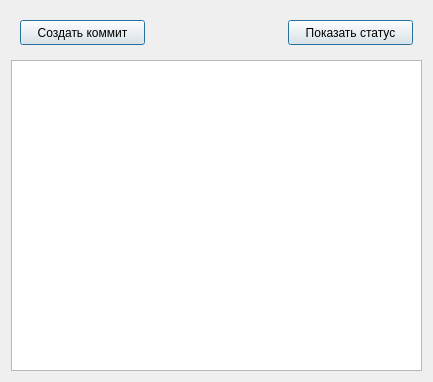
      <widget class="QWidget" name="tab_status">
       <property name="sizePolicy">
        <sizepolicy hsizetype="Fixed" vsizetype="Fixed">
         <horstretch>0</horstretch>
         <verstretch>0</verstretch>
        </sizepolicy>
       </property>
       <attribute name="title">
        <string>Статус</string>
       </attribute>
       <layout class="QGridLayout" name="gridLayout_4">
        <item row="0" column="0">
         <widget class="QWidget" name="widget_buttonsStatus" native="true">
          <layout class="QGridLayout" name="gridLayout_3">
           <item row="0" column="0">
            <widget class="QPushButton" name="button_createCommit">
             <property name="sizePolicy">
              <sizepolicy hsizetype="Fixed" vsizetype="Fixed">
               <horstretch>0</horstretch>
               <verstretch>0</verstretch>
              </sizepolicy>
             </property>
             <property name="minimumSize">
              <size>
               <width>125</width>
               <height>25</height>
              </size>
             </property>
             <property name="maximumSize">
              <size>
               <width>125</width>
               <height>25</height>
              </size>
             </property>
             <property name="text">
              <string>Создать коммит</string>
             </property>
             <property name="default">
              <bool>true</bool>
             </property>
            </widget>
           </item>
           <item row="0" column="1">
            <spacer name="horizontalSpacer02">
             <property name="orientation">
              <enum>Qt::Horizontal</enum>
             </property>
             <property name="sizeHint" stdset="0">
              <size>
               <width>40</width>
               <height>20</height>
              </size>
             </property>
            </spacer>
           </item>
           <item row="0" column="2">
            <widget class="QPushButton" name="button_status">
             <property name="sizePolicy">
              <sizepolicy hsizetype="Fixed" vsizetype="Fixed">
               <horstretch>0</horstretch>
               <verstretch>0</verstretch>
              </sizepolicy>
             </property>
             <property name="minimumSize">
              <size>
               <width>125</width>
               <height>25</height>
              </size>
             </property>
             <property name="maximumSize">
              <size>
               <width>100</width>
               <height>25</height>
              </size>
             </property>
             <property name="text">
              <string>Показать статус</string>
             </property>
             <property name="default">
              <bool>true</bool>
             </property>
            </widget>
           </item>
          </layout>
         </widget>
        </item>
        <item row="1" column="0">
         <widget class="QTextBrowser" name="text_status">
          <property name="sizePolicy">
           <sizepolicy hsizetype="Expanding" vsizetype="Expanding">
            <horstretch>0</horstretch>
            <verstretch>0</verstretch>
           </sizepolicy>
          </property>
          <property name="minimumSize">
           <size>
            <width>411</width>
            <height>311</height>
           </size>
          </property>
         </widget>
        </item>
       </layout>
      </widget>
